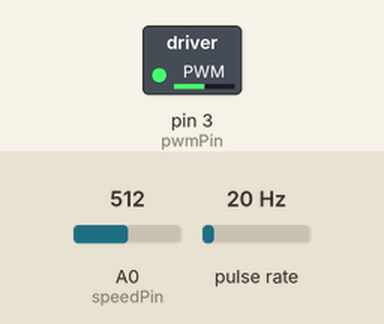
Recording of a sketch running on a simulated Arduino Uno, built with avr-gcc and run on an emulated ATmega328P. Parts: switched loads named in the sketch (green lamp = pin HIGH). Wiring (inferred from the names in the program): pulse sensor: data pin 2. The test bench sets the inputs (shaded band); at power-on: A0 (speedPin) = 512, pulse rate 20 Hz.

Above: at 1.2 s.
1.3 s: A0 (speedPin) set to 716
At 2.5 s:
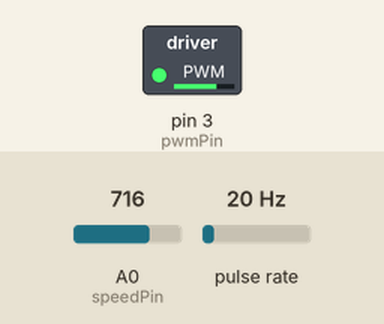
2.8 s: A0 (speedPin) set to 900
At 3.9 s:
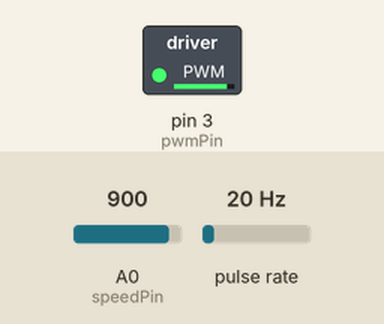
4.3 s: A0 (speedPin) set to 122
At 5.0 s:
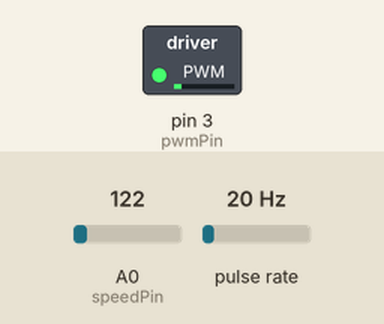
5.8 s: A0 (speedPin) set to 0
At 6.1 s:
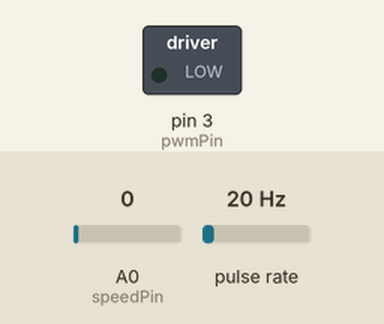
Timing chart, 0 to 8.3 s (numbered marks = the images above; inputs shaded):
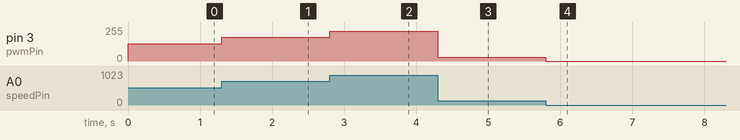

The sketch:

motorSpeed.ino
```cpp
// (licence header left out)
//Calculates the speed of a motor.
//Hardware is a IR sensor which
//faces a wheel with 8 holes.
//Speed is calculated by measuring
//time between consecutive holes.
//A 3-point average is used to
//smooth out any errors.

int pwmPin = 3;     //Motor speed control
int encPin = 2;     //Input for encoder pulse
int speedPin = A0;  //Motor speed knob

volatile float motorSpeed[3] = {0,0,0};  //Set of values to be averaged
volatile char ptr = 0;          //pointer to above array
volatile float mSpeed = 0;               //3 - point average Speed
volatile long prevTime = 0;  //Previous millisecond recording

void setup()
{
  pinMode(pwmPin, OUTPUT);
  pinMode(encPin, INPUT);
  pinMode(speedPin, INPUT);
  attachInterrupt(0, calcSpeed, RISING);

#ifdef DEBUG
  Serial.begin(9600);
#endif
}

void loop()
{
  int speedSet = analogRead(speedPin);  //Read speed knob
  analogWrite(pwmPin, speedSet/4);      //Set the speed
}


//ISR for speed calculation
void calcSpeed()
{
  //Get current time stamp and find the difference
  //between this and the previous time stamp.
  long currTime = millis();
  int timeDiff = currTime - prevTime;

  //RPM = 1000*60/(timeDiff*8) = 7500/timeDiff
  float cSpeed= 7500.0/timeDiff;

  //Push current speed recording to the array
  //and calculate the three point average
  motorSpeed[ptr] = cSpeed;
  ptr = (ptr+1)%3;

  mSpeed =  (motorSpeed[0] + motorSpeed[1] + motorSpeed[2])/3.0;
  prevTime = currTime;

#ifdef DEBUG
  Serial.println(mSpeed);
#endif
}
```

Measured:
- after the input at 1.3 s, pin 3 (pwmPin): 128/255 → 179/255 at once
- after the input at 2.8 s, pin 3 (pwmPin): 179/255 → 225/255 at once
- after the input at 4.3 s, pin 3 (pwmPin): 225/255 → 30/255 at once
- after the input at 5.8 s, pin 3 (pwmPin): 30/255 → 0/255 at once
